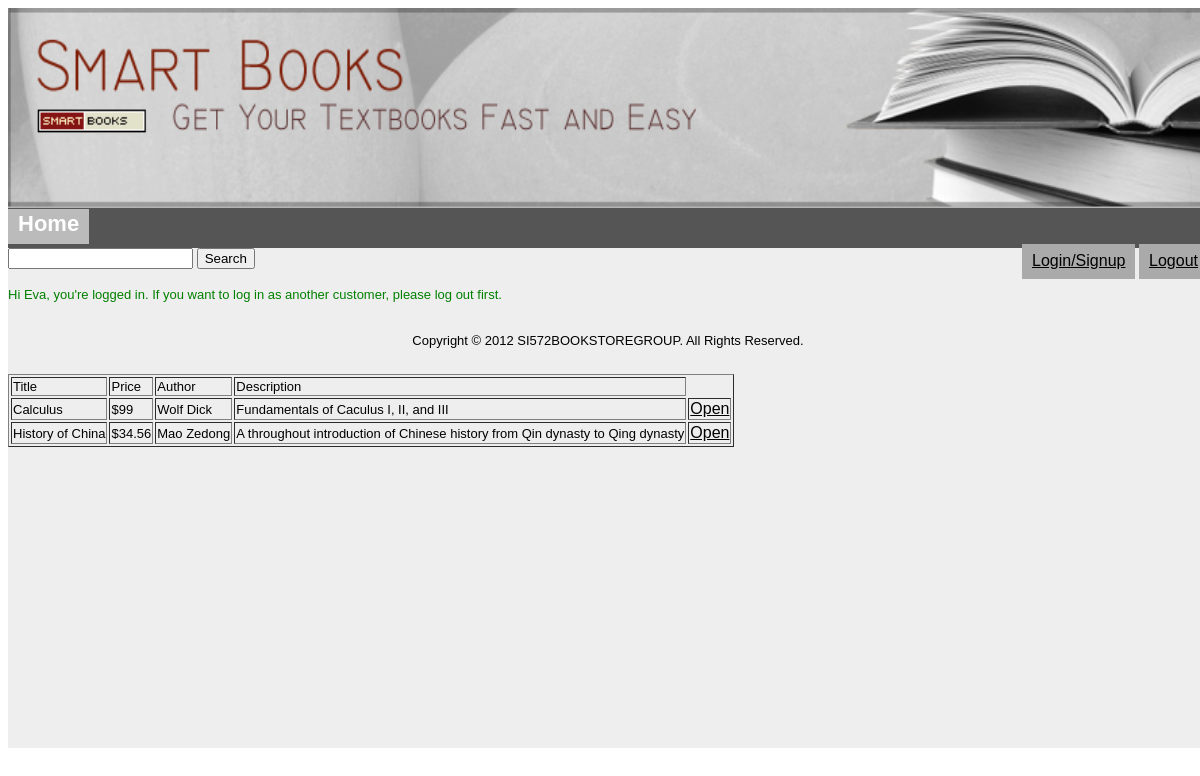
Page /index.php (signed in) on the committed database.
### tables this page shows
CREATE TABLE book(id INT UNSIGNED NOT NULL AUTO_INCREMENT KEY, name VARCHAR(128), ISBN INTEGER, year INTEGER, edition INTEGER, price FLOAT, quantity INTEGER, description TEXT, authorln VARCHAR(128), authorfn VARCHAR(128), course_id INTEGER);

### index2.php (the view, shortened to what this page needs)
<?php
if ( isset($_SESSION['name']) )
{
	echo '<p style="color:green">'."Hi ". $_SESSION['name'].", you're logged in. If you want to log in as another customer, please log out first. \n"."</p>";
}
echo '<table border="1">'."\n";
$result = mysql_query("SELECT name, price, authorln, authorfn, description,id FROM book");
echo "<tr><td>Title</td><td>Price</td><td>Author</td><td>Description</td></tr>";
while ( $row = mysql_fetch_row($result) ) {
    echo "<tr><td>";
    echo(htmlentities($row[0]));
    echo("</td><td> $");
    echo(htmlentities($row[1]));
    echo("</td><td>");
    echo(htmlentities($row[2])." ".htmlentities($row[3]));
    echo("</td><td>");
    echo(htmlentities($row[4]));
    echo("</td><td>\n");
    echo('<a href="bookInfo.php?id='.htmlentities($row[5]).'">Open</a>');
    echo("</td></tr>\n");
}
?>

### main.css (style rules this page uses)
body { text-align: justify; font-family: Arial, Helvetica, sans-serif; font-size: 13px; }
p, ul, ol { margin-bottom: 20px; line-height: 2em; }
#content a { color:black; font-size:16px; }

### rows in the picture
book: name "Calculus", price "99", authorln "Wolf", authorfn "Dick", description "Fundamentals of Caculus I, II, and III"
book: name "History of China", price "34.56", authorln "Mao", authorfn "Zedong", description "A throughout introduction of Chinese history from Qin dynasty to Qing dynasty"

### other values in the picture
$_SESSION['name'] "Eva"
